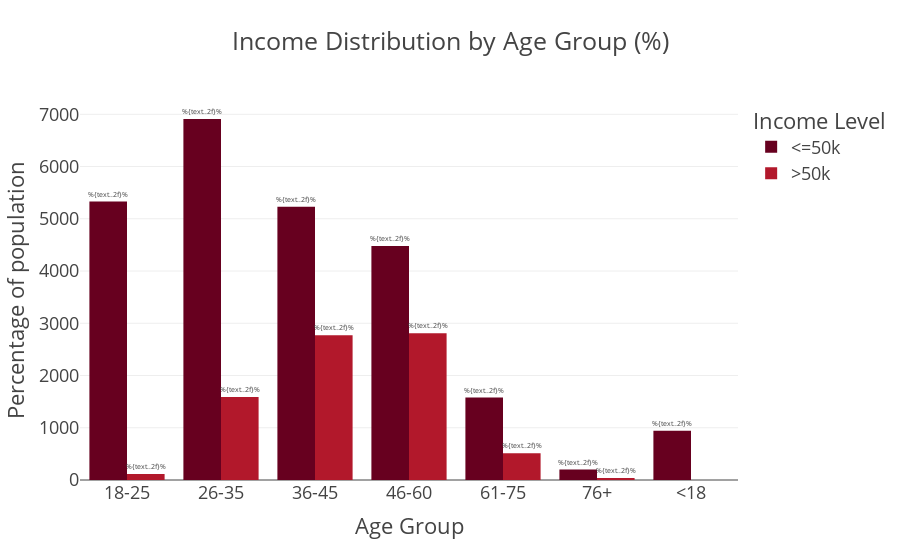

The cell this chart's notebook holds for it:
### Code cell
fig = px.bar(
    adult_df_income_age,
    x='age_group',
    y='total_by_age',   
    color='income',
    title='Income Distribution by Age Group (%)',
    barmode='group',
    color_discrete_sequence=px.colors.sequential.RdBu,
    text='percentage'
)
fig.update_traces(texttemplate='%{text..2f}%', textposition='outside'),
fig.update_layout(template="presentation", xaxis_title='Age Group',
                  yaxis_title='Percentage of population', legend_title=dict(text='Income Level'),
                  paper_bgcolor = "rgba(0, 0, 0, 0)", plot_bgcolor = "rgba(0, 0, 0, 0)")
fig.show()
fig.write_image(os.path.join(results_dir, 'income_distribution_by_agegroup_bar_plot.jpg'))
fig.write_image(os.path.join(results_dir, 'income_distribution_by_agegroup_bar_plot.png'))
html_str = fig.to_html()

with open(os.path.join(results_dir, 'income_distribution_by_agegroup_bar_plot.html'), 'w', encoding='utf-8') as f:
    f.write(html_str)

### Figure 1 — Plotly figure (JSON) as saved in the notebook; plotly's stock layout.template omitted (floating-point values rounded to 4 significant figures)
{"data": [{"alignmentgroup": "True", "hovertemplate": "income=<=50k<br>age_group=%{x}<br>total_by_age=%{y}<br>percentage=%{text}<extra></extra>", "legendgroup": "<=50k", "marker": {"color": "rgb(103,0,31)", "pattern": {"shape": ""}}, "name": "<=50k", "offsetgroup": "<=50k", "orientation": "v", "showlegend": true, "text": [97.91, 81.28, 65.37, 61.46, 75.56, 83.33, 100], "textposition": "outside", "texttemplate": "%{text..2f}%", "type": "bar", "x": ["18-25", "26-35", "36-45", "46-60", "61-75", "76+", "<18"], "xaxis": "x", "y": [5333, 6910, 5230, 4479, 1580, 200, 945], "yaxis": "y"}, {"alignmentgroup": "True", "hovertemplate": "income=>50k<br>age_group=%{x}<br>total_by_age=%{y}<br>percentage=%{text}<extra></extra>", "legendgroup": ">50k", "marker": {"color": "rgb(178,24,43)", "pattern": {"shape": ""}}, "name": ">50k", "offsetgroup": ">50k", "orientation": "v", "showlegend": true, "text": [2.093, 18.72, 34.63, 38.54, 24.44, 16.67], "textposition": "outside", "texttemplate": "%{text..2f}%", "type": "bar", "x": ["18-25", "26-35", "36-45", "46-60", "61-75", "76+"], "xaxis": "x", "y": [114, 1591, 2771, 2809, 511, 40], "yaxis": "y"}], "layout": {"barmode": "group", "legend": {"title": {"text": "Income Level"}, "tracegroupgap": 0}, "paper_bgcolor": "rgba(0, 0, 0, 0)", "plot_bgcolor": "rgba(0, 0, 0, 0)", "title": {"text": "Income Distribution by Age Group (%)"}, "xaxis": {"anchor": "y", "domain": [0, 1], "title": {"text": "Age Group"}}, "yaxis": {"anchor": "x", "domain": [0, 1], "title": {"text": "Percentage of population"}}}}
